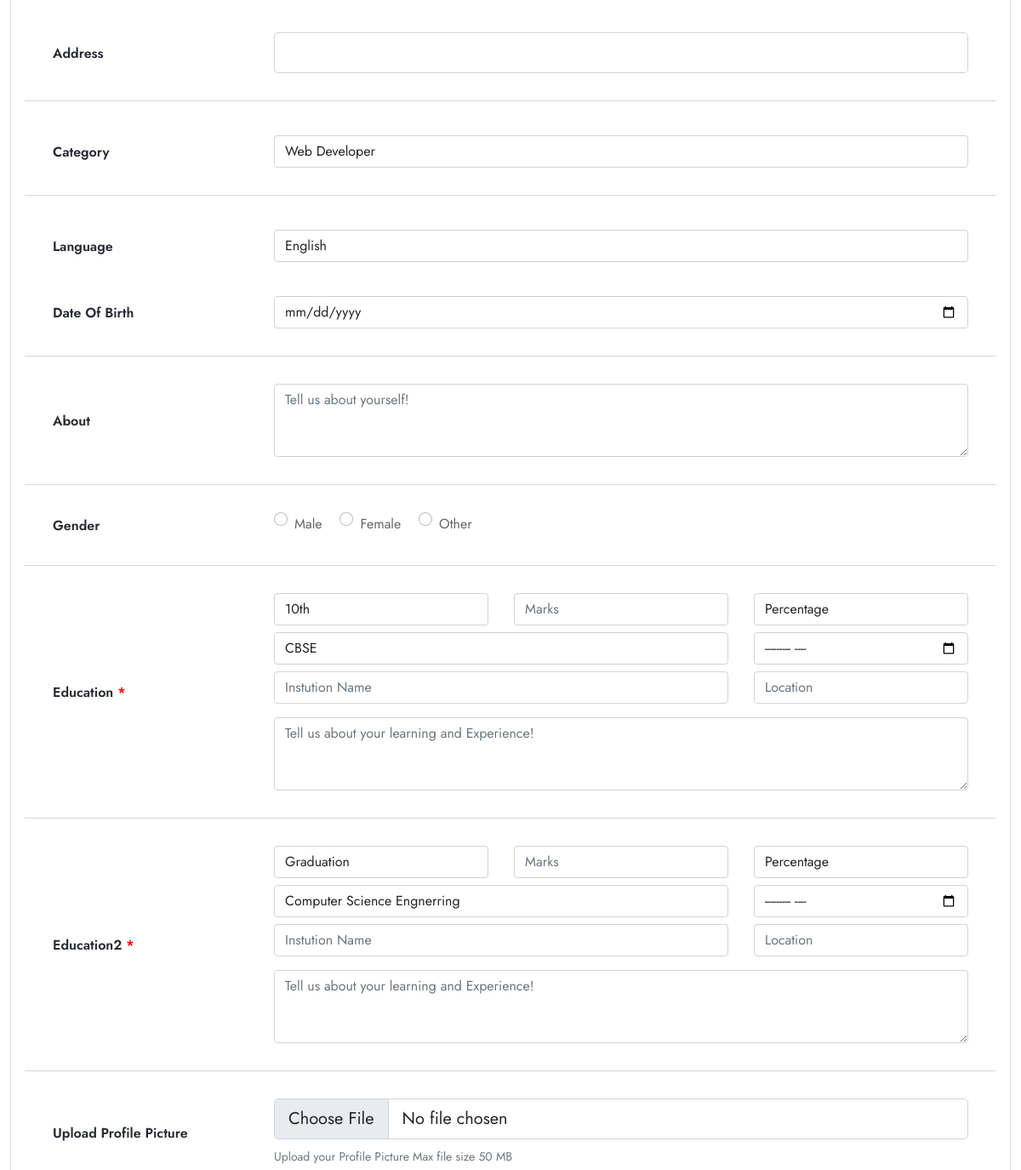
Before: /user_details/ (signed in, middle part) with the older database file.
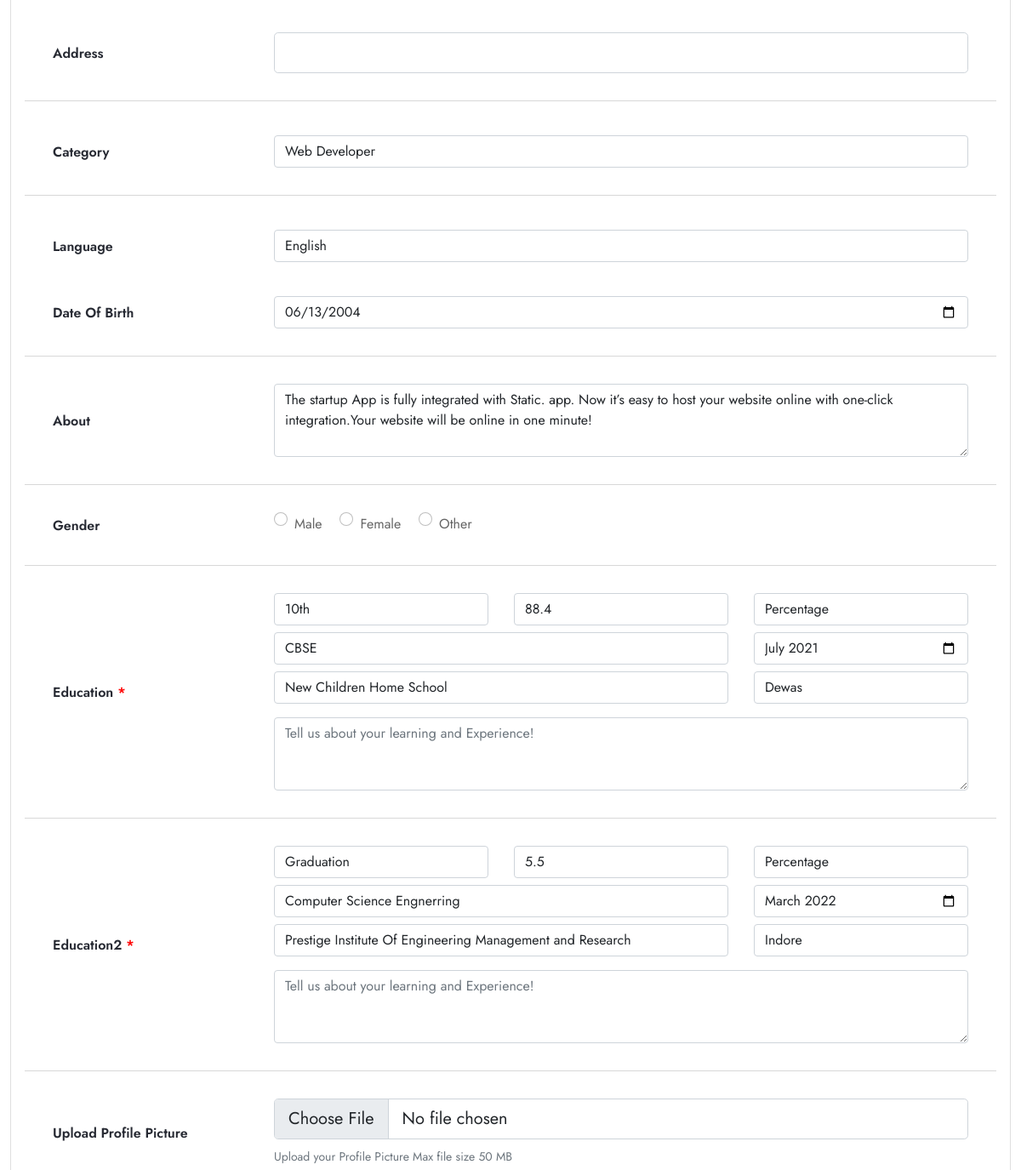
After: the same page with the newer database file.
### intern/models.py (models this page shows)
class UserDetails(models.Model):
    GENDER = [
        ('Male', 'Male'),
        ('Female', 'Female'),
        ('Other', 'Other'),
    ]
    username = models.OneToOneField(User, on_delete=models.CASCADE)
    full_name = models.CharField(max_length=50)
    about = models.CharField(max_length=1000)
    gender = models.CharField(max_length=6, choices=GENDER)
    phone = models.IntegerField(default="0000000000")
    category = models.CharField(max_length=50, default="Web Developer")
    language = models.CharField(max_length=60, default="English")
    address = models.CharField(max_length=500, default="my home")
    dob = models.CharField(max_length=50, default="00/00/0000")
    edu_type_1 = models.CharField(max_length=50)
    edu_marks_1 = models.FloatField(max_length=4)
    edu_percentage_1 = models.CharField(max_length=12)
    edu_branch_1 = models.CharField(max_length=100)
    edu_year_1 = models.CharField(max_length=50)
    edu_inst_1 = models.CharField(max_length=100)
    edu_location_1 = models.CharField(max_length=100)
    edu_about_1 = models.CharField(max_length=1000, default="my home")
    edu_type_2 = models.CharField(max_length=25)
    edu_marks_2 = models.FloatField(max_length=4)
    edu_percentage_2 = models.CharField(max_length=12)
    edu_branch_2 = models.CharField(max_length=100)
    edu_year_2 = models.CharField(max_length=50)
    edu_inst_2 = models.CharField(max_length=100)
    edu_location_2 = models.CharField(max_length=100)
    edu_about_2 = models.CharField(max_length=1000, default="my home")
    user_img = models.FileField(upload_to="userProfile")
    resume = models.FileField(upload_to="userResume")

### intern/views.py (the view, shortened to what this page needs)
# urls.py: path('user_details/', views.user_details, name='user_details'),
def user_details(request):
    current = request.user.is_authenticated
    title = "User Details"
    if current:
        current_user = request.user
        print(current_user)
        user_obj = User.objects.filter(username=current_user).first()
        title = user_obj
    else:
        return redirect(login)
    detail_obj = UserDetails.objects.filter(username=user_obj).first()
    return render(request, "user_details.html", {'current': request.user, 'title': title, 'detail': detail_obj})

### intern/templates/user_details.html (shortened to what this page needs)
{% extends 'base.html' %} {% load static %} {% block content %}
  <div class="mb-5 z-0">
    <section class="vh-100 mb-5" style="background-color: #fff">
      <div class="container h-100">
        <div class="row d-flex justify-content-center align-items-center h-100">
          <div>
            <form action="" method="post" enctype="multipart/form-data">
              <div class="card" style="border-radius: 15px">
                <div class="card-body">
                  <div class="row align-items-center pt-4 pb-3">
                    <div class="col-md-3 ps-5">
                      <h6 class="mb-0">Address</h6>
                    </div>
                    <div class="col-md-9 pe-5">
                      <input
                        type="text"
                        value="{{current.address}}"
                        class="form-control form-control-lg"
                        name="address"
                        required
                      />
                    </div>
                  </div>
                  <hr class="mx-n3" />
                  <div class="row align-items-center pt-4 pb-3">
                    <div class="col-md-3 ps-5">
                      <h6 class="mb-0">Category</h6>
                    </div>
                    <div class="col-md-9 pe-5">
                      <select
                        class="select form-control"
                        name="category"
                        id="type"
                      >
                        <option value="Web Developer">Web Developer</option>
                      </select>
                    </div>
                  </div>
                  <hr class="mx-n3" />
                  <div class="row align-items-center pt-4 pb-3">
                    <div class="col-md-3 ps-5">
                      <h6 class="mb-0">Language</h6>
                    </div>
                    <div class="col-md-9 pe-5">
                      <select
                        class="select form-control"
                        name="language"
                        id="type"
                      >
                        <option value="English">English</option>
                      </select>
                    </div>
                  </div>
                  <div class="row align-items-center pt-4 pb-3">
                    <div class="col-md-3 ps-5">
                      <h6 class="mb-0">Date Of Birth</h6>
                    </div>
                    <div class="col-md-9 pe-5">
                      <input
                        type="date"
                        min="1965"
                        max="2022"
                        step="1"
                        class="form-control form-control"
                        name="dob"
                        value="{{detail.dob}}"
                        placeholder="Date Of Birth"
                      />
                    </div>
                  </div>
                  <hr class="mx-n3" />
                  <div class="row align-items-center py-3">
                    <div class="col-md-3 ps-5">
                      <h6 class="mb-0">About</h6>
                    </div>
                    <div class="col-md-9 pe-5">
                      <textarea
                        class="form-control"
                        name="about"
                        rows="3"
                        placeholder="Tell us about yourself!"
                        required
                      >
{{detail.about}}</textarea
                      >
                    </div>
                  </div>
                  <hr class="mx-n3" />
                  <div class="row align-items-center py-3">
                    <div class="col-md-3 ps-5">
                      <h6 class="mb-0">Gender</h6>
                    </div>
                    <div class="col-md-9 pe-5">
                      <div class="form-check form-check-inline">
                        <input
                          class="form-check-input"
                          type="radio"
                          name="gender"
                          id="maleGender"
                          value="Male"
                        />
                        <label class="form-check-label" for="maleGender"
                          >Male</label
                        >
                      </div>
                      <div class="form-check form-check-inline">
                        <input
                          class="form-check-input"
                          type="radio"
                          name="gender"
                          id="femaleGender"
                          value="Female"
                        />
                        <label class="form-check-label" for="femaleGender"
                          >Female</label
                        >
                      </div>
                      <div class="form-check form-check-inline">
                        <input
                          class="form-check-input"
                          type="radio"
                          name="gender"
                          id="otherGender"
                          value="Other"
                        />
                        <label class="form-check-label" for="otherGender"
                          >Other</label
                        >
                      </div>
                    </div>
                  </div>
                  <hr class="mx-n3" />
                  <div class="row align-items-center py-3">
                    <div class="col-md-3 ps-5">
                      <h6 class="mb-0">
                        Education <span style="color: red"> *</span>
                      </h6>
                    </div>
                    <div class="col-md-9 pe-5">
                      <div class="row">
                        <div class="col-4">
                          <select
                            class="select form-control"
                            name="edu_type_1"
                            id="type"
                          >
                            <option value="10th">10th</option>
                          </select>
                        </div>
                        <div class="col-4">
                          <input
                            type="text"
                            class="form-control form-control"
                            name="edu_marks_1"
                            value="{{detail.edu_marks_1}}"
                            placeholder="Marks"
                          />
                        </div>
                        <div class="col-4">
                          <select
                            class="select form-control"
                            name="edu_percentage_1"
                            id="size"
                          >
                            <option value="Percentage">Percentage</option>
                          </select>
                        </div>
                      </div>
                      <div class="row mt-2">
                        <div class="col-8 col-md-8 col-sm-12">
                          <select
                            class="select form-control"
                            name="edu_branch_1"
                          >
                            <option value="CBSE">CBSE</option>
                          </select>
                        </div>
                        <div class="col-4 col-md-4 col-sm-12">
                          <input
                            type="month"
                            min="1980"
                            max="2022"
                            step="1"
                            class="form-control form-control"
                            name="edu_year_1"
                            value="{{detail.edu_year_1}}"
                            placeholder="Passing Year"
                          />
                        </div>
                      </div>
                      <div class="row mt-2">
                        <div class="col-8">
                          <input
                            type="text"
                            class="form-control form-control"
                            name="edu_inst_1"
                            value="{{detail.edu_inst_1}}"
                            placeholder="Instution Name"
                          />
                        </div>
                        <div class="col-4">
                          <input
                            type="text"
                            class="form-control form-control"
                            name="edu_location_1"
                            value="{{detail.edu_location_1}}"
                            placeholder="Location"
                          />
                        </div>
                      </div>
                      <div class="row mt-2">
                        <div class="col-md-12 mt-2">
                          <textarea
                            class="form-control"
                            name="edu_about_1"
                            rows="3"
                            placeholder="Tell us about your learning and Experience!"
                          ></textarea>
                        </div>
                      </div>
                    </div>
                  </div>
                  <hr class="mx-n3" />
                  <div class="row align-items-center py-3">
                    <div class="col-md-3 ps-5">
                      <h6 class="mb-0">
                        Education2 <span style="color: red"> *</span>
                      </h6>
                    </div>
                    <div class="col-md-9 pe-5">
                      <div class="row">
                        <div class="col-4">
                          <select class="select form-control" name="edu_type_2">
                            <option value="Graduation">Graduation</option>
                          </select>
                        </div>
                        <div class="col-4">
                          <input
                            type="text"
                            name="edu_marks_2"
                            value="{{detail.edu_marks_2}}"
                            class="form-control form-control"
                            placeholder="Marks"
                          />
                        </div>
                        <div class="col-4">
                          <select
                            class="select form-control"
                            name="edu_percentage_2"
                          >
                            <option value="Percentage">Percentage</option>
                          </select>
                        </div>
                      </div>
                      <div class="row mt-2">
                        <div class="col-8">
                          <select
                            class="select form-control"
                            name="edu_branch_2"
                          >
                            <option value="Computer Science Engnerring">
                              Computer Science Engnerring
                            </option>
                          </select>
                        </div>
                        <div class="col-4">
                          <input
                            type="month"
                            min="1980"
                            max="2022"
                            step="1"
                            name="edu_year_2"
                            value="{{detail.edu_year_2}}"
                            class="form-control form-control"
                            placeholder="Passing Year"
                          />
                        </div>
                      </div>
                      <div class="row mt-2">
                        <div class="col-8">
                          <input
                            type="text"
                            class="form-control form-control"
                            name="edu_inst_2"
                            value="{{detail.edu_inst_2}}"
                            placeholder="Instution Name"
                          />
                        </div>
                        <div class="col-4">
                          <input
                            type="text"
                            class="form-control form-control"
                            name="edu_location_2"
                            value="{{detail.edu_location_2}}"
                            placeholder="Location"
                          />
                        </div>
                      </div>
                      <div class="row mt-2">
                        <div class="col-md-12 mt-2">
                          <textarea
                            class="form-control"
                            name="edu_about_2"
                            rows="3"
                            placeholder="Tell us about your learning and Experience!"
                          ></textarea>
                        </div>
                      </div>
                    </div>
                  </div>
                  <hr class="mx-n3" />
                  <div class="row align-items-center py-3">
                    <div class="col-md-3 ps-5">
                      <h6 class="mb-0">Upload Profile Picture</h6>
                    </div>
                    <div class="col-md-9 pe-5">
                      <input
                        class="form-control form-control-lg"
                        id="formFileLg"
                        type="file"
                        accept="image/*"
                        name="user_img"
                      />
                      <div class="small text-muted mt-2">
                        Upload your Profile Picture Max file size 50 MB
                      </div>
                    </div>
                  </div>
                </div>
              </div>
            </form>
          </div>
        </div>
      </div>
    </section>
  </div>
{% endblock content %}

Changed rows visible on the page:
added UserDetails: dob "06/13/2004", about "The startup App is fully integrated with Static. app. Now it’s easy to host your website online with one-click integration.Your website will be online in one minute!", edu_marks_1 "88.4", edu_year_1 "2021-07", edu_inst_1 "New Children Home School", edu_location_1 "Dewas", edu_marks_2 "5.5", edu_year_2 "2022-03", edu_inst_2 "Prestige Institute Of Engineering Management and Research", edu_location_2 "Indore"
